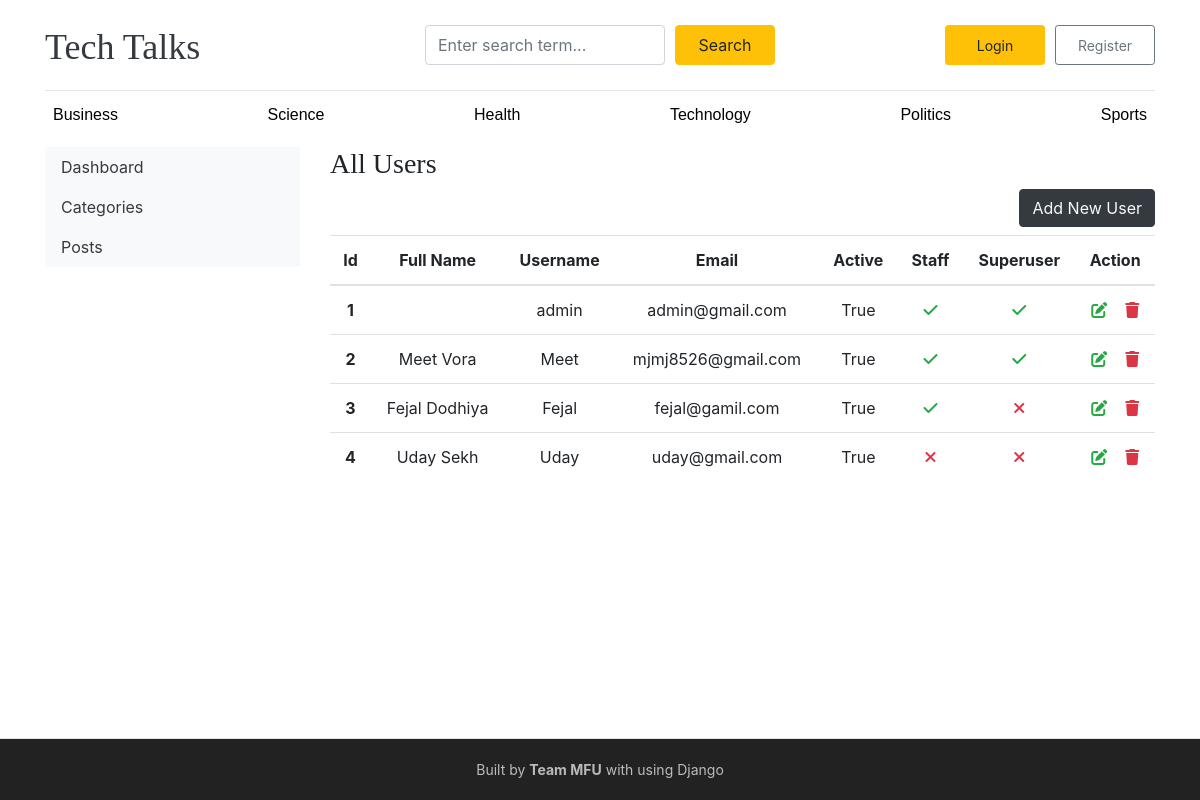
The page /dashboard/users/ on the database its author committed.
### application/models.py (models this page shows, shortened)
class Category(models.Model):
    category_name= models.CharField(max_length=50, unique=True)
    created_at = models.DateTimeField(auto_now_add=True)
    updated_at = models.DateTimeField(auto_now=True)
    class Meta:
        verbose_name_plural = 'Categories'

### dashboard/views.py (the view)
# urls.py: path('users/', views.users, name="users"),
def users(request):
    users = User.objects.all()
    context = {
        'users':users
    }
    return render(request, 'dashboard/users.html', context)

### application/context_processors.py (called while the page is built)
def get_categories(request):
    categories = Category.objects.all()
    return dict(categories = categories )

### templates/dashboard/users.html
{% extends '../base/base.html' %}
{% block content %}
<div class="row">
    {% include './left_sidebar.html' %}
     <div class="col-md-9">
      <h3>All Users</h3>
      <a href="{% url 'add_users' %}" class="btn btn-dark text-light float-right mb-2">Add New User</a>
        <table class="table table-hover">
            <thead>
              <tr class="text-center">
                <th>Id</th>
                <th>Full Name</th>
                <th>Username</th>
                <th>Email</th>
                <th>Active</th>
                <th>Staff</th>
                <th>Superuser</th>
                <th>Action</th>
              </tr>
            </thead>
            <tbody>
            {% for user in users %}
                <tr class="text-center">
                <th>{{ forloop.counter }}</th>
                <td>{{ user.first_name }} {{ user.last_name }} </td>
                <td>{{ user.username }}</td>
                <td>{{ user.email }}</td>
                <td>{{ user.is_active }}</td>
                <td>{% if user.is_staff %} <i class="fa fa-check text-success"></i> {% else %} <i class="fa fa-times text-danger"></i> {% endif %}</td>
                <td>{% if user.is_superuser %} <i class="fa fa-check text-success"></i> {% else %} <i class="fa fa-times text-danger"></i> {% endif %}</td>
                <td>
                    <a href="{% url 'edit_user' user.id %}"><i class="fa fa-edit text-success"></i></a> &nbsp;&nbsp;
                    <a href="{% url 'delete_user' user.id %}"><i class="fa fa-trash text-danger"></i></a>
                </td>
              </tr>
            {% endfor %}
            </tbody>
          </table>
     </div>
</div>
{% endblock %}

### templates/base/header.html (shortened to what this page needs)
{% load static %}
<!DOCTYPE html>
<html lang="en">
<head>
    <link href="https://getbootstrap.com/docs/4.0/dist/css/bootstrap.min.css" rel="stylesheet">
    <link href="{% static 'css/blog.css' %}" rel="stylesheet">
    <link rel="stylesheet" href="https://cdnjs.cloudflare.com/ajax/libs/font-awesome/4.7.0/css/font-awesome.min.css">
    <link rel="stylesheet" href="https://cdnjs.cloudflare.com/ajax/libs/font-awesome/6.4.2/css/all.min.css">
  </head>
<body>
    <div class="container">
      <header class="blog-header py-3">
    <div class="row flex-nowrap justify-content-between align-items-center">
        <div class="col-4 pt-1">
            <a class="blog-header-logo text-dark" href="/">Tech Talks</a>
        </div>
        <div class="col-4 search-container">
            <form action="{% url 'search' %}" method="GET" class="search-form">
                <div class="d-flex gap-2">
                    <input class="form-control search-input" name="keyword" type="text" placeholder="Enter search term..." />
                    <button type="submit" class="btn btn-warning search-button">Search</button>
                </div>
            </form>
        </div>
        <div class="col-4 d-flex justify-content-end align-items-center action-buttons">
            {% if user.is_authenticated %}
                <div class="buttons-group">
                    {% if user.is_staff or user.is_superuser %}
                        <a href="{% url 'dashboard' %}" class="btn btn-warning">Dashboard</a>
                    {% endif %}
                    <a href="{% url 'logout' %}" class="btn btn-danger text-white">Logout</a>
                </div>
            {% else %}
                <a class="btn btn-sm btn-warning" href="{% url 'login' %}">Login</a>
                <a class="btn btn-sm btn-outline-secondary" href="{% url 'register' %}">Register</a>
            {% endif %}
        </div>
    </div>
</header>
      <div class="nav-scroller py-1 mb-2">
        <nav class="nav d-flex justify-content-between">
          {% for cat in categories %}
          <a class="p-2 nav-link" href="{% url 'posts_by_category' cat.id %}">{{ cat.category_name }}</a>
          {% endfor %}
        </nav>
      </div>

### static/css/blog.css (style rules this page uses)
html, body { height: 100%; margin: 0; padding: 0; }
.nav-scroller .nav a { font-family: Arial, sans-serif; font-weight: normal; font-size: 16px; color: #000 !important; text-decoration: none; position: relative; transition: color 0.3s ease-in-out; }
.nav-scroller .nav a::after { content: ""; position: absolute; left: 50%; bottom: -2px; width: 0; height: 2px; background-color: #FFC107; transition: width 0.3s ease-in-out, left 0.3s ease-in-out; }
.blog-header { border-bottom: 1px solid #e5e5e5; }
.blog-header-logo { font-family: "Playfair Display", Georgia, "Times New Roman", serif; font-size: 2.25rem; }
h1, h2, h3, h4, h5, h6 { font-family: "Playfair Display", Georgia, "Times New Roman", serif; }

### templates/base/header.html (style rules this page uses)
@media (min-width: 769px) { .search-form .d-flex { gap: 10px; } }
@media (min-width: 769px) { .search-input { width: 100%; max-width: 300px; } }
@media (min-width: 769px) { .search-button { min-width: 100px; height: 40px; } }
.action-buttons { display: flex; align-items: center; justify-content: flex-end; gap: 10px; }
.btn-warning, .btn-danger, .btn-outline-secondary { min-width: 100px; height: 40px; text-align: center; display: flex; align-items: center; justify-content: center; }

### rows shown on the page
Category: category_name "Business"
Category: category_name "Science"
Category: category_name "Health"
Category: category_name "Technology"
Category: category_name "Politics"
Category: category_name "Sports"

### other values the page prints
{{ user.username }} "admin"
{{ user.email }} "admin@gmail.com"
{{ user.is_active }} "True"
{{ user.first_name }} "Meet"
{{ user.last_name }} "Vora"
{{ user.username }} "Meet"
{{ user.email }} "mjmj8526@gmail.com"
{{ user.first_name }} "Fejal"
{{ user.last_name }} "Dodhiya"
{{ user.username }} "Fejal"
{{ user.email }} "fejal@gamil.com"
{{ user.first_name }} "Uday"
{{ user.last_name }} "Sekh"
{{ user.username }} "Uday"
{{ user.email }} "uday@gmail.com"
